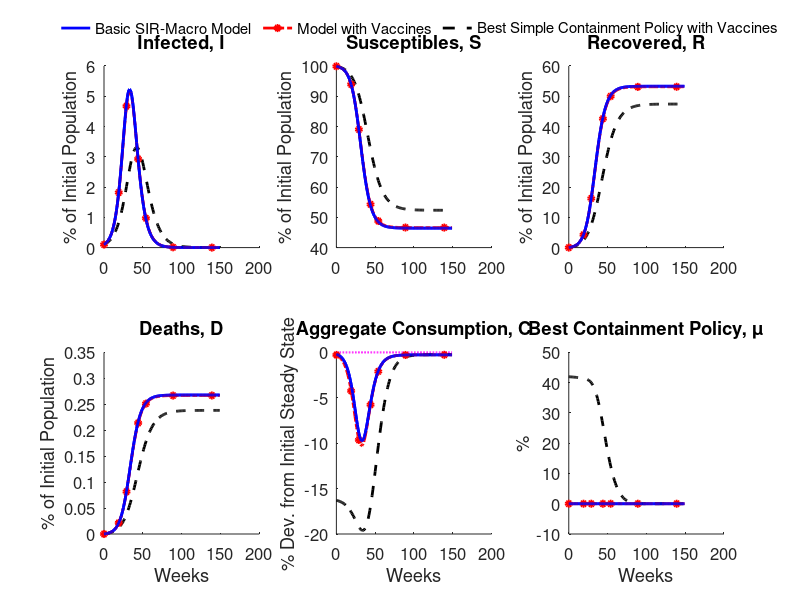

Write MATLAB code to recreate this figure. (Note: this script raises an error after producing the figure.)
%Baseline
cd baseline;
load results_baseline;
cd ..

Ibase=I;
Sbase=S;
Rbase=R;
Dbase=D;
aggCbase=aggC;
aggHbase=aggH;
crbase=crss;
nrbase=nrss; 
mucbase=muc;


%Perturbation 1
cd vaccine;
load results_vaccine;
cd ..

Iperturb1=I;
Sperturb1=S;
Rperturb1=R;
Dperturb1=D;
aggCperturb1=aggC;
aggHperturb1=aggH;
crperturb1=crss;
nrperturb1=nrss; 
mucperturb1=muc;


%Perturbation 2
cd vaccine_optimal;
load results_vaccine_optimal;
cd ..
Iperturb2=I;
Sperturb2=S;
Rperturb2=R;
Dperturb2=D;
aggCperturb2=aggC;
aggHperturb2=aggH;
crperturb2=crss;
nrperturb2=nrss; 
mucperturb2=muc;


%plotting
ia=2;
ib=3;
fsize=12;
horz=HH;

horz=150;

time=0:1:horz-1;

figure;
subplot(ia,ib,2)
plot(time,100*Sbase(1:horz),'b-','LineWidth',2);hold on
plot(time,NaN*100*Sperturb1(1:horz),'r-.o','LineWidth',2,'MarkerSize',4,'MarkerFaceColor','r');hold on
plot(time,100*Sperturb2(1:horz),'k--','LineWidth',2);hold on
plot(time,100*Sperturb1(1:horz),'r-.','LineWidth',2,'MarkerSize',4);hold on
plot(time([1, 20, 30, 45, 55, 90, 140]),100*Sperturb1([1, 20, 30, 45, 55, 90, 140]),'ro','LineWidth',2,'MarkerSize',4,'MarkerFaceColor','r');hold on
plot(time,100*Sbase(1:horz),'b-','LineWidth',2);hold on
box off;
title('Susceptibles, S','FontSize',fsize);
ylabel('% of Initial Population','FontSize',fsize);
set(gca,'FontSize',fsize);

subplot(ia,ib,3)
plot(time,100*Rbase(1:horz),'b-','LineWidth',2);hold on
plot(time,NaN*100*Rperturb1(1:horz),'r-.o','LineWidth',2,'MarkerSize',4,'MarkerFaceColor','r');hold on
plot(time,100*Rperturb2(1:horz),'k--','LineWidth',2);hold on
plot(time,100*Rperturb1(1:horz),'r-.','LineWidth',2,'MarkerSize',4);hold on
plot(time([1, 20, 30, 45, 55, 90, 140]),100*Rperturb1([1, 20, 30, 45, 55, 90, 140]),'ro','LineWidth',2,'MarkerSize',4,'MarkerFaceColor','r');hold on
plot(time,100*Rbase(1:horz),'b-','LineWidth',2);hold on
box off;
title('Recovered, R','FontSize',fsize);
ylabel('% of Initial Population','FontSize',fsize);
set(gca,'FontSize',fsize);

subplot(ia,ib,4)
plot(time,100*Dbase(1:horz),'b-','LineWidth',2);hold on
plot(time,NaN*100*Dperturb1(1:horz),'r-.o','LineWidth',2,'MarkerSize',4,'MarkerFaceColor','r');hold on
plot(time,100*Dperturb2(1:horz),'k--','LineWidth',2);hold on
plot(time,100*Dperturb1(1:horz),'r-.','LineWidth',2,'MarkerSize',4);hold on
plot(time([1, 20, 30, 45, 55, 90, 140]),100*Dperturb1([1, 20, 30, 45, 55, 90, 140]),'ro','LineWidth',2,'MarkerSize',4,'MarkerFaceColor','r');hold on
plot(time,100*Dbase(1:horz),'b-','LineWidth',2);hold on
box off;
title('Deaths, D','FontSize',fsize);
ylabel('% of Initial Population','FontSize',fsize);
xlabel('Weeks','FontSize',fsize);
set(gca,'FontSize',fsize);

subplot(ia,ib,5)
plot(time,0*100*(aggCbase(1:horz)-crbase)/crbase,'m:','LineWidth',1.5);hold on
plot(time,100*(aggCbase(1:horz)-crbase)/crbase,'b-','LineWidth',2);hold on
plot(time,NaN*100*(aggCperturb1(1:horz)-crperturb1)/crperturb1,'r-.o','LineWidth',2,'MarkerSize',4,'MarkerFaceColor','r');hold on
plot(time,100*(aggCperturb2(1:horz)-crperturb2)/crperturb2,'k--','LineWidth',2);hold on
plot(time,100*(aggCperturb1(1:horz)-crperturb1)/crperturb1,'r-.','LineWidth',2,'MarkerSize',4);hold on
plot(time([1, 20, 30, 45, 55, 90, 140]),100*(aggCperturb1([1, 20, 30, 45, 55, 90, 140])-crperturb1)/crperturb1,'ro','LineWidth',2,'MarkerSize',4,'MarkerFaceColor','r');hold on
plot(time,100*(aggCbase(1:horz)-crbase)/crbase,'b-','LineWidth',2);hold on
box off;
title('Aggregate Consumption, C','FontSize',fsize);
ylabel('% Dev. from Initial Steady State','FontSize',fsize);
xlabel('Weeks','FontSize',fsize);
set(gca,'FontSize',fsize);


subplot(ia,ib,6)
plot(time,100*mucbase(1:horz),'b-','LineWidth',2);hold on
plot(time,NaN*100*mucperturb1(1:horz),'r-.o','LineWidth',2,'MarkerSize',4,'MarkerFaceColor','r');hold on
plot(time,100*mucperturb2(1:horz),'k--','LineWidth',2);hold on
plot(time,100*mucperturb1(1:horz),'r-.','LineWidth',2,'MarkerSize',4);hold on
plot(time([1, 20, 30, 45, 55, 90, 140]),100*mucperturb1([1, 20, 30, 45, 55, 90, 140]),'ro','LineWidth',2,'MarkerSize',4,'MarkerFaceColor','r');hold on
plot(time,100*mucbase(1:horz),'b-','LineWidth',2);hold on
box off;
title('Best Containment Policy, \mu','FontSize',fsize);
ylabel('%','FontSize',fsize);
xlabel('Weeks','FontSize',fsize);
set(gca,'FontSize',fsize);


subplot(ia,ib,1)
plot(time,100*Ibase(1:horz),'b-','LineWidth',2);hold on
plot(time,NaN*100*Iperturb1(1:horz),'r-.o','LineWidth',2,'MarkerSize',4,'MarkerFaceColor','r');hold on
plot(time,100*Iperturb2(1:horz),'k--','LineWidth',2);hold on
plot(time,100*Iperturb1(1:horz),'r-.','LineWidth',2,'MarkerSize',4);hold on
plot(time([1, 20, 30, 45, 55, 90, 140]),100*Iperturb1([1, 20, 30, 45, 55, 90, 140]),'ro','LineWidth',2,'MarkerSize',4,'MarkerFaceColor','r');hold on
plot(time,100*Ibase(1:horz),'b-','LineWidth',2);hold on
box off;
title('Infected, I','FontSize',fsize);
ylabel('% of Initial Population','FontSize',fsize);
set(gca,'FontSize',fsize);


leg1=legend('Basic SIR-Macro Model','Model with Vaccines','Best Simple Containment Policy with Vaccines');
set(leg1,...
    'Position',[-0.0704335567178815 0.894078940309976 1.19107142857143 0.044047619047619],...
    'Orientation','horizontal');
legend boxoff;

suptitle2('Figure 6: SIR-Macro Model With Vaccines');
orient landscape
print -dpdf -fillpage epidemic_simulation_fig6


 
